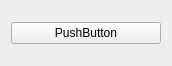
<?xml version="1.0" encoding="UTF-8"?>
<ui version="4.0">
 <class>FloorButton</class>
 <widget class="QWidget" name="FloorButton">
  <property name="geometry">
   <rect>
    <x>0</x>
    <y>0</y>
    <width>172</width>
    <height>66</height>
   </rect>
  </property>
  <property name="windowTitle">
   <string>Form</string>
  </property>
  <layout class="QVBoxLayout" name="verticalLayout">
   <item>
    <widget class="QPushButton" name="pushButton">
     <property name="text">
      <string>PushButton</string>
     </property>
    </widget>
   </item>
  </layout>
 </widget>
 <resources/>
 <connections/>
</ui>
